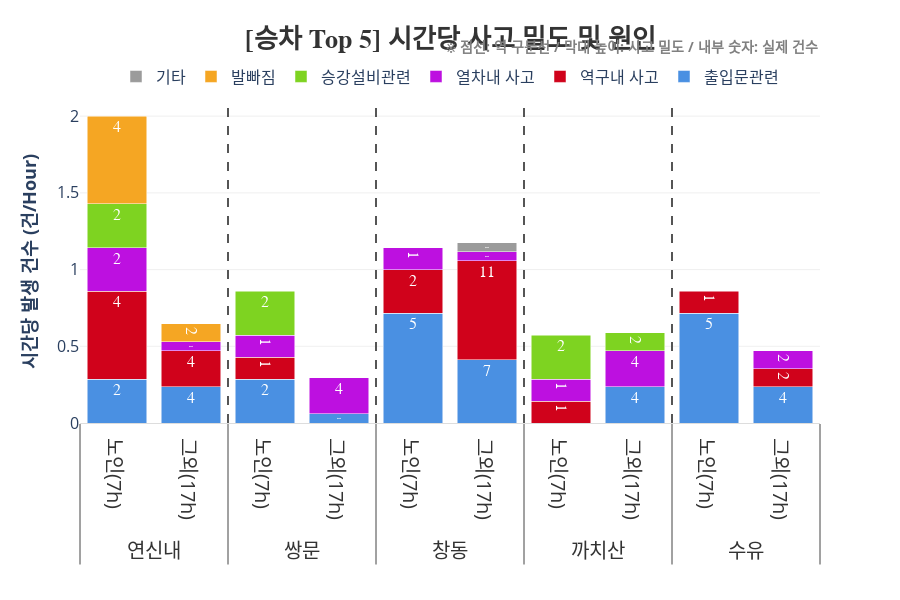
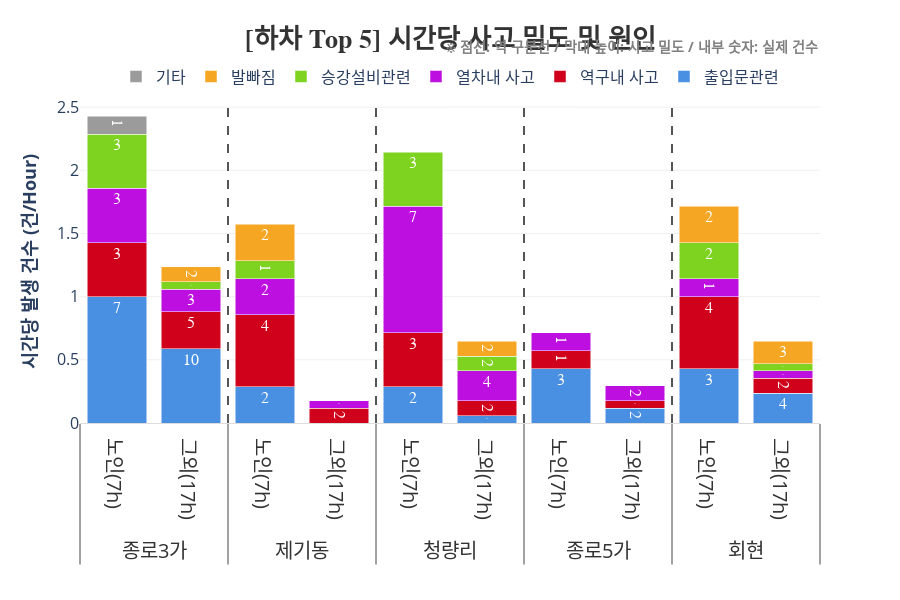

Notebook cell for these charts, in order:
### Code cell
# ---------------------------------------------------------
# [1] 데이터 전처리 (기존 로직 유지)
# ---------------------------------------------------------
df = safety_df.copy()

df['시'] = df['발생시간'].astype(str).str.split(':').str[0]
df['시'] = pd.to_numeric(df['시'], errors='coerce').fillna(-1).astype(int)

core_hours = [11, 12, 13, 14, 15, 16, 17]
duration_core = 7
duration_other = 17

def classify_time_simple(h):
    if h in core_hours: return '노인(7h)'
    else: return '그외(17h)'

df['시간대구분'] = df['시'].apply(classify_time_simple)
df['역명_검색용'] = df['발생역'].astype(str).str.split('(').str[0].str.replace('역$', '', regex=True).str.strip()

# ---------------------------------------------------------
# [2] 시각화 함수 (색상 복구 + 디자인 유지)
# ---------------------------------------------------------
def plot_density_vivid_design(station_list, title_text):
    # 1. 데이터 필터링
    target_data = df[df['역명_검색용'].isin(station_list)].copy()
    counts = target_data.groupby(['역명_검색용', '시간대구분', '사고유형']).size().reset_index(name='건수')
    
    # 2. 밀도 계산
    def calculate_density(row):
        if row['시간대구분'] == '노인(7h)':
            return row['건수'] / duration_core
        else:
            return row['건수'] / duration_other
    counts['밀도'] = counts.apply(calculate_density, axis=1)
    
    # 3. 시각화 준비
    fig = go.Figure()
    
    # ★ [색상 복구] 선명하고 구분이 확실한 컬러
    accident_colors = {
        '출입문관련': '#4A90E2', # 선명한 파랑
        '발빠짐': '#F5A623',    # 선명한 주황
        '승강설비관련': '#7ED321', # 선명한 초록
        '열차내 사고': '#BD10E0', # 선명한 보라
        '역구내 사고': '#D0021B', # 선명한 빨강
        '기타': '#9B9B9B'       # 회색
    }
    
    sorted_types = counts.groupby('사고유형')['밀도'].sum().sort_values(ascending=False).index.tolist()
    
    for accident_type in sorted_types:
        subset = counts[counts['사고유형'] == accident_type].copy()
        
        # 정렬
        subset['역명_검색용'] = pd.Categorical(subset['역명_검색용'], categories=station_list, ordered=True)
        subset = subset.sort_values(['역명_검색용', '시간대구분'], ascending=[True, False])
        
        fig.add_trace(go.Bar(
            x=[subset['역명_검색용'], subset['시간대구분']], 
            y=subset['밀도'],
            name=accident_type,
            marker_color=accident_colors.get(accident_type, '#9B9B9B'),
            text=subset['건수'],
            textposition='inside',
            # 텍스트 색상: 진한 배경이므로 흰색으로 변경
            textfont=dict(color='white', size=16, family="Arial Black"), 
            hovertemplate='<b>%{x}</b><br>유형: %{data.name}<br>밀도: %{y:.2f} (실제 %{text}건)<extra></extra>'
        ))

    # 4. 레이아웃 및 세로선 추가
    fig.update_layout(
        title=dict(
            text=f"<b>{title_text}</b>",
            x=0.5, y=0.95,
            font=dict(size=26, family="Malgun Gothic", color='#333')
        ),
        xaxis=dict(
            title="", 
            tickfont=dict(size=20, color='#333'),
            linecolor='#ddd'
        ),
        yaxis=dict(
            title="시간당 발생 건수 (건/Hour)",
            title_font=dict(size=18, weight='bold'),
            tickfont=dict(size=16),
            gridcolor='#f0f0f0',
            zeroline=False
        ),
        legend=dict(
            orientation="h",       
            yanchor="bottom", y=1.02, 
            xanchor="center", x=0.5,  
            title_text="",
            font=dict(size=16)
        ),
        barmode='stack',
        template="plotly_white",
        margin=dict(t=100, b=80),
        height=600
    )
    
    # ★ [핵심] 역마다 세로 구분선(Vertical Divider) 추가 ★
    # 역이 5개면 그룹이 5개. 각 그룹은 막대가 2개(노인, 그외)씩 있음.
    # Plotly 카테고리 축 좌표는 0, 1, 2, ... 순서임.
    # 첫 번째 그룹(0, 1)과 두 번째 그룹(2, 3) 사이의 좌표는 1.5
    # 따라서 1.5, 3.5, 5.5, 7.5 위치에 선을 그으면 됨.
    for x_pos in [1.5, 3.5, 5.5, 7.5]:
        fig.add_vline(x=x_pos, line_width=2, line_dash="dash", line_color="#555")

    # 주석
    fig.add_annotation(
        text="※ 점선: 역 구분선 / 막대 높이: 사고 밀도 / 내부 숫자: 실제 건수",
        xref="paper", yref="paper",
        x=1.0, y=1.2, 
        showarrow=False,
        font=dict(size=14, color="gray", weight='bold'),
        align="right"
    )

    fig.show()

# ---------------------------------------------------------
# [3] 실행
# ---------------------------------------------------------

# 1. 승차 집중 역 (주거지)
boarding_stations = ['연신내', '쌍문', '창동', '까치산', '수유']
print("📊 1. 승차 집중 역 (주거지) 분석")
plot_density_vivid_design(boarding_stations, "[승차 Top 5] 시간당 사고 밀도 및 원인")

# 2. 하차 집중 역 (목적지)
alighting_stations = ['종로3가', '제기동', '청량리', '종로5가', '회현']
print("📊 2. 하차 집중 역 (목적지) 분석")
plot_density_vivid_design(alighting_stations, "[하차 Top 5] 시간당 사고 밀도 및 원인")

### Figure 1 — Plotly figure (JSON) as saved in the notebook; plotly's stock layout.template omitted (floating-point values rounded to 4 significant figures)
{"data": [{"hovertemplate": "<b>%{x}</b><br>유형: %{data.name}<br>밀도: %{y:.2f} (실제 %{text}건)<extra></extra>", "marker": {"color": "#4A90E2"}, "name": "출입문관련", "text": [2, 4, 2, 1, 5, 7, 4, 5, 4], "textfont": {"color": "white", "family": "Arial Black", "size": 16}, "textposition": "inside", "type": "bar", "x": [["연신내", "연신내", "쌍문", "쌍문", "창동", "창동", "까치산", "수유", "수유"], ["노인(7h)", "그외(17h)", "노인(7h)", "그외(17h)", "노인(7h)", "그외(17h)", "그외(17h)", "노인(7h)", "그외(17h)"]], "y": [0.2857, 0.2353, 0.2857, 0.05882, 0.7143, 0.4118, 0.2353, 0.7143, 0.2353]}, {"hovertemplate": "<b>%{x}</b><br>유형: %{data.name}<br>밀도: %{y:.2f} (실제 %{text}건)<extra></extra>", "marker": {"color": "#D0021B"}, "name": "역구내 사고", "text": [4, 4, 1, 2, 11, 1, 1, 2], "textfont": {"color": "white", "family": "Arial Black", "size": 16}, "textposition": "inside", "type": "bar", "x": [["연신내", "연신내", "쌍문", "창동", "창동", "까치산", "수유", "수유"], ["노인(7h)", "그외(17h)", "노인(7h)", "노인(7h)", "그외(17h)", "노인(7h)", "노인(7h)", "그외(17h)"]], "y": [0.5714, 0.2353, 0.1429, 0.2857, 0.6471, 0.1429, 0.1429, 0.1176]}, {"hovertemplate": "<b>%{x}</b><br>유형: %{data.name}<br>밀도: %{y:.2f} (실제 %{text}건)<extra></extra>", "marker": {"color": "#BD10E0"}, "name": "열차내 사고", "text": [2, 1, 1, 4, 1, 1, 1, 4, 2], "textfont": {"color": "white", "family": "Arial Black", "size": 16}, "textposition": "inside", "type": "bar", "x": [["연신내", "연신내", "쌍문", "쌍문", "창동", "창동", "까치산", "까치산", "수유"], ["노인(7h)", "그외(17h)", "노인(7h)", "그외(17h)", "노인(7h)", "그외(17h)", "노인(7h)", "그외(17h)", "그외(17h)"]], "y": [0.2857, 0.05882, 0.1429, 0.2353, 0.1429, 0.05882, 0.1429, 0.2353, 0.1176]}, {"hovertemplate": "<b>%{x}</b><br>유형: %{data.name}<br>밀도: %{y:.2f} (실제 %{text}건)<extra></extra>", "marker": {"color": "#7ED321"}, "name": "승강설비관련", "text": [2, 2, 2, 2], "textfont": {"color": "white", "family": "Arial Black", "size": 16}, "textposition": "inside", "type": "bar", "x": [["연신내", "쌍문", "까치산", "까치산"], ["노인(7h)", "노인(7h)", "노인(7h)", "그외(17h)"]], "y": [0.2857, 0.2857, 0.2857, 0.1176]}, {"hovertemplate": "<b>%{x}</b><br>유형: %{data.name}<br>밀도: %{y:.2f} (실제 %{text}건)<extra></extra>", "marker": {"color": "#F5A623"}, "name": "발빠짐", "text": [4, 2], "textfont": {"color": "white", "family": "Arial Black", "size": 16}, "textposition": "inside", "type": "bar", "x": [["연신내", "연신내"], ["노인(7h)", "그외(17h)"]], "y": [0.5714, 0.1176]}, {"hovertemplate": "<b>%{x}</b><br>유형: %{data.name}<br>밀도: %{y:.2f} (실제 %{text}건)<extra></extra>", "marker": {"color": "#9B9B9B"}, "name": "기타", "text": [1], "textfont": {"color": "white", "family": "Arial Black", "size": 16}, "textposition": "inside", "type": "bar", "x": [["창동"], ["그외(17h)"]], "y": [0.05882]}], "layout": {"annotations": [{"align": "right", "font": {"color": "gray", "size": 14, "weight": "bold"}, "showarrow": false, "text": "※ 점선: 역 구분선 / 막대 높이: 사고 밀도 / 내부 숫자: 실제 건수", "x": 1, "xref": "paper", "y": 1.2, "yref": "paper"}], "barmode": "stack", "height": 600, "legend": {"font": {"size": 16}, "orientation": "h", "title": {"text": ""}, "x": 0.5, "xanchor": "center", "y": 1.02, "yanchor": "bottom"}, "margin": {"b": 80, "t": 100}, "shapes": [{"line": {"color": "#555", "dash": "dash", "width": 2}, "type": "line", "x0": 1.5, "x1": 1.5, "xref": "x", "y0": 0, "y1": 1, "yref": "y domain"}, {"line": {"color": "#555", "dash": "dash", "width": 2}, "type": "line", "x0": 3.5, "x1": 3.5, "xref": "x", "y0": 0, "y1": 1, "yref": "y domain"}, {"line": {"color": "#555", "dash": "dash", "width": 2}, "type": "line", "x0": 5.5, "x1": 5.5, "xref": "x", "y0": 0, "y1": 1, "yref": "y domain"}, {"line": {"color": "#555", "dash": "dash", "width": 2}, "type": "line", "x0": 7.5, "x1": 7.5, "xref": "x", "y0": 0, "y1": 1, "yref": "y domain"}], "title": {"font": {"color": "#333", "family": "Malgun Gothic", "size": 26}, "text": "<b>[승차 Top 5] 시간당 사고 밀도 및 원인</b>", "x": 0.5, "y": 0.95}, "xaxis": {"linecolor": "#ddd", "tickfont": {"color": "#333", "size": 20}, "title": {"text": ""}}, "yaxis": {"gridcolor": "#f0f0f0", "tickfont": {"size": 16}, "title": {"font": {"size": 18, "weight": "bold"}, "text": "시간당 발생 건수 (건/Hour)"}, "zeroline": false}}}

### Figure 2 — Plotly figure (JSON) as saved in the notebook; plotly's stock layout.template omitted (floating-point values rounded to 4 significant figures)
{"data": [{"hovertemplate": "<b>%{x}</b><br>유형: %{data.name}<br>밀도: %{y:.2f} (실제 %{text}건)<extra></extra>", "marker": {"color": "#4A90E2"}, "name": "출입문관련", "text": [7, 10, 2, 2, 1, 3, 2, 3, 4], "textfont": {"color": "white", "family": "Arial Black", "size": 16}, "textposition": "inside", "type": "bar", "x": [["종로3가", "종로3가", "제기동", "청량리", "청량리", "종로5가", "종로5가", "회현", "회현"], ["노인(7h)", "그외(17h)", "노인(7h)", "노인(7h)", "그외(17h)", "노인(7h)", "그외(17h)", "노인(7h)", "그외(17h)"]], "y": [1, 0.5882, 0.2857, 0.2857, 0.05882, 0.4286, 0.1176, 0.4286, 0.2353]}, {"hovertemplate": "<b>%{x}</b><br>유형: %{data.name}<br>밀도: %{y:.2f} (실제 %{text}건)<extra></extra>", "marker": {"color": "#D0021B"}, "name": "역구내 사고", "text": [3, 5, 4, 2, 3, 2, 1, 1, 4, 2], "textfont": {"color": "white", "family": "Arial Black", "size": 16}, "textposition": "inside", "type": "bar", "x": [["종로3가", "종로3가", "제기동", "제기동", "청량리", "청량리", "종로5가", "종로5가", "회현", "회현"], ["노인(7h)", "그외(17h)", "노인(7h)", "그외(17h)", "노인(7h)", "그외(17h)", "노인(7h)", "그외(17h)", "노인(7h)", "그외(17h)"]], "y": [0.4286, 0.2941, 0.5714, 0.1176, 0.4286, 0.1176, 0.1429, 0.05882, 0.5714, 0.1176]}, {"hovertemplate": "<b>%{x}</b><br>유형: %{data.name}<br>밀도: %{y:.2f} (실제 %{text}건)<extra></extra>", "marker": {"color": "#BD10E0"}, "name": "열차내 사고", "text": [3, 3, 2, 1, 7, 4, 1, 2, 1, 1], "textfont": {"color": "white", "family": "Arial Black", "size": 16}, "textposition": "inside", "type": "bar", "x": [["종로3가", "종로3가", "제기동", "제기동", "청량리", "청량리", "종로5가", "종로5가", "회현", "회현"], ["노인(7h)", "그외(17h)", "노인(7h)", "그외(17h)", "노인(7h)", "그외(17h)", "노인(7h)", "그외(17h)", "노인(7h)", "그외(17h)"]], "y": [0.4286, 0.1765, 0.2857, 0.05882, 1, 0.2353, 0.1429, 0.1176, 0.1429, 0.05882]}, {"hovertemplate": "<b>%{x}</b><br>유형: %{data.name}<br>밀도: %{y:.2f} (실제 %{text}건)<extra></extra>", "marker": {"color": "#7ED321"}, "name": "승강설비관련", "text": [3, 1, 1, 3, 2, 2, 1], "textfont": {"color": "white", "family": "Arial Black", "size": 16}, "textposition": "inside", "type": "bar", "x": [["종로3가", "종로3가", "제기동", "청량리", "청량리", "회현", "회현"], ["노인(7h)", "그외(17h)", "노인(7h)", "노인(7h)", "그외(17h)", "노인(7h)", "그외(17h)"]], "y": [0.4286, 0.05882, 0.1429, 0.4286, 0.1176, 0.2857, 0.05882]}, {"hovertemplate": "<b>%{x}</b><br>유형: %{data.name}<br>밀도: %{y:.2f} (실제 %{text}건)<extra></extra>", "marker": {"color": "#F5A623"}, "name": "발빠짐", "text": [2, 2, 2, 2, 3], "textfont": {"color": "white", "family": "Arial Black", "size": 16}, "textposition": "inside", "type": "bar", "x": [["종로3가", "제기동", "청량리", "회현", "회현"], ["그외(17h)", "노인(7h)", "그외(17h)", "노인(7h)", "그외(17h)"]], "y": [0.1176, 0.2857, 0.1176, 0.2857, 0.1765]}, {"hovertemplate": "<b>%{x}</b><br>유형: %{data.name}<br>밀도: %{y:.2f} (실제 %{text}건)<extra></extra>", "marker": {"color": "#9B9B9B"}, "name": "기타", "text": [1], "textfont": {"color": "white", "family": "Arial Black", "size": 16}, "textposition": "inside", "type": "bar", "x": [["종로3가"], ["노인(7h)"]], "y": [0.1429]}], "layout": {"annotations": [{"align": "right", "font": {"color": "gray", "size": 14, "weight": "bold"}, "showarrow": false, "text": "※ 점선: 역 구분선 / 막대 높이: 사고 밀도 / 내부 숫자: 실제 건수", "x": 1, "xref": "paper", "y": 1.2, "yref": "paper"}], "barmode": "stack", "height": 600, "legend": {"font": {"size": 16}, "orientation": "h", "title": {"text": ""}, "x": 0.5, "xanchor": "center", "y": 1.02, "yanchor": "bottom"}, "margin": {"b": 80, "t": 100}, "shapes": [{"line": {"color": "#555", "dash": "dash", "width": 2}, "type": "line", "x0": 1.5, "x1": 1.5, "xref": "x", "y0": 0, "y1": 1, "yref": "y domain"}, {"line": {"color": "#555", "dash": "dash", "width": 2}, "type": "line", "x0": 3.5, "x1": 3.5, "xref": "x", "y0": 0, "y1": 1, "yref": "y domain"}, {"line": {"color": "#555", "dash": "dash", "width": 2}, "type": "line", "x0": 5.5, "x1": 5.5, "xref": "x", "y0": 0, "y1": 1, "yref": "y domain"}, {"line": {"color": "#555", "dash": "dash", "width": 2}, "type": "line", "x0": 7.5, "x1": 7.5, "xref": "x", "y0": 0, "y1": 1, "yref": "y domain"}], "title": {"font": {"color": "#333", "family": "Malgun Gothic", "size": 26}, "text": "<b>[하차 Top 5] 시간당 사고 밀도 및 원인</b>", "x": 0.5, "y": 0.95}, "xaxis": {"linecolor": "#ddd", "tickfont": {"color": "#333", "size": 20}, "title": {"text": ""}}, "yaxis": {"gridcolor": "#f0f0f0", "tickfont": {"size": 16}, "title": {"font": {"size": 18, "weight": "bold"}, "text": "시간당 발생 건수 (건/Hour)"}, "zeroline": false}}}
